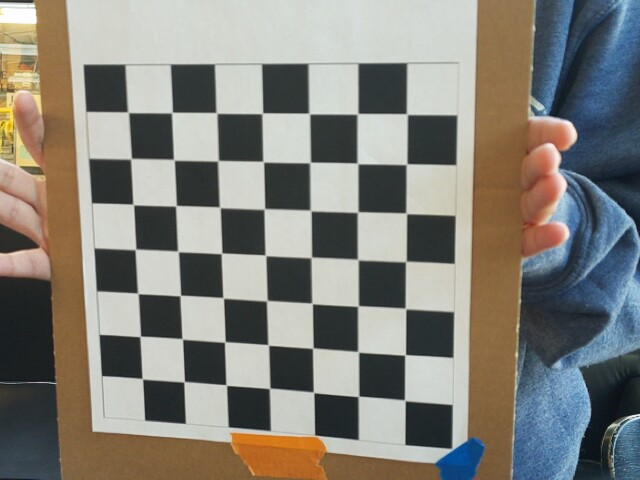
#> input picture chesssboard/converted/photo_1754076298.png, 640 x 480 px; its folder holds only this picture in this run
$ python camclib.py
#> lines starting #> are read from the running program, lines starting #| are printed output that depends on the picture; long printed decimals are rounded
import cv2
import numpy as np
# corners of the square blocks (vertical and horizontal)
Ch_Dim = (7, 7)
Sq_size = 25  #milimeters
criteria = (cv2.TERM_CRITERIA_EPS + cv2.TERM_CRITERIA_MAX_ITER, 30, 0.001)


obj_3D = np.zeros((Ch_Dim[0] * Ch_Dim[1], 3), np.float32)
index = 0
for i in range(Ch_Dim[0]):
    for j in range(Ch_Dim[1]):
        obj_3D[index][0] = i * Sq_size
        obj_3D[index][1] = j * Sq_size
        index += 1
#print(obj_3D)
obj_points_3D = []  # 3d point in real world space
img_points_2D = []  # 2d points in image plane.


import glob
image_files = glob.glob("converted/*.png")

print(len(image_files))

for image in image_files:
    #print(image)

    img = cv2.imread(image)
#> img is the input picture: shape (480, 640, 3); mean B, G, R 121.5, 128.6, 130.6
    if img is None:
        print("No Image Found")
    image = cv2.cvtColor(img, cv2.COLOR_RGB2BGR)


    gray = cv2.cvtColor(image, cv2.COLOR_BGR2GRAY)
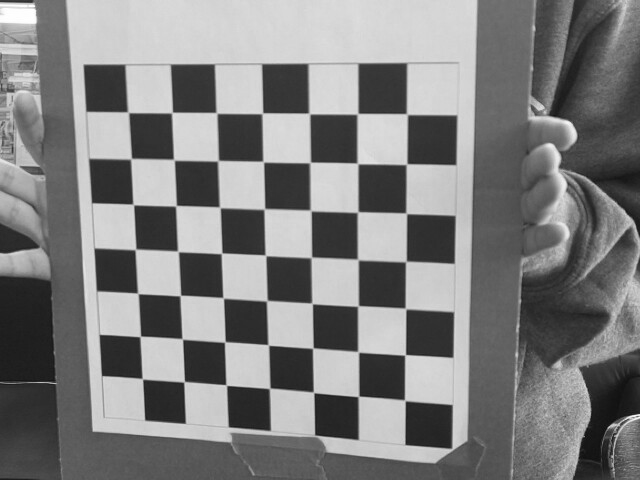
#> gray: shape (480, 640); min 13, max 255, mean 126.7
    ret, corners = cv2.findChessboardCorners(gray, Ch_Dim, None)
#> ret = True; corners = 49 rows, first 8: [142.4, 378.8], [140.4, 336.3], [137.7, 293.4], [135.4, 249.4], [133.2, 204.4], [131.5, 158.2], [128.3, 112.4], [184.1, 381.8]
    #print(f"Found corners in {image}") if ret else print(f"No corners found in {image}")

    if ret == True:
        obj_points_3D.append(obj_3D.copy())
        corners2 = cv2.cornerSubPix(gray, corners, (3, 3), (-1, -1), criteria)
#> corners2 = 49 rows, first 8: [142.4, 378.8], [140.3, 336.4], [137.8, 293.4], [135.4, 249.4], [133.3, 204.5], [131.2, 158.5], [128.2, 112.3], [184.2, 381.7]
        img_points_2D.append(corners2)

        img = cv2.drawChessboardCorners(image, Ch_Dim, corners2, ret)
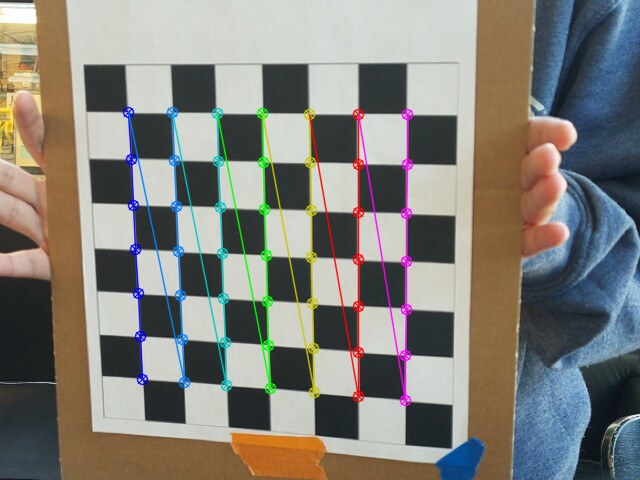
#> img: shape (480, 640, 3); mean R, G, B 129.6, 127.9, 121.2
#print(f"Images with successful detections: {len(obj_points_3D)}")
if len(obj_points_3D) == 0:
    #print("No corners were detected. Check your chessboard dimensions or image quality.")
    exit()

ret, mtx, dist_coeff, R_vecs, T_vecs = cv2.calibrateCamera(obj_points_3D, img_points_2D, gray.shape[::-1], None, None)
#> ret = 0.25; mtx = [[861.5, 0, 302.1], [0, 876, 201.1], [0, 0, 1]]; dist_coeff = [[-0.0855, 1.23, 0.00142, 0.00112, 3.79]]; R_vecs = ([-2.92, -0.00962, 0.338],); T_vecs = ([-91.24, 99.82, 493.3],)
print("calibrated")

print(f"mtx: {mtx}")
#| mtx: [[861.536   0.         302.108]
#|  [  0.         876.013 201.104]
#|  [  0.           0.           1.        ]]
print(f"coeff: {dist_coeff}")
#| coeff: [[-8.55436647e-02  1.23475886e+00  1.41697157e-03  1.11651122e-03
#|    3.78630517e+00]]
print(f"ret: {ret}")
#| ret: 0.2502
print()
# print(R_vecs)
# print(T_vecs)

$ run again, on chesssboard/converted/photo_1754076327.png
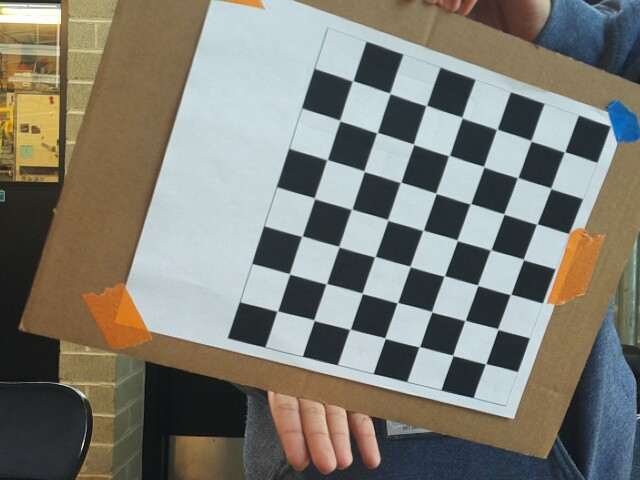
#> input picture chesssboard/converted/photo_1754076327.png, 640 x 480 px
#> img is the input picture: shape (480, 640, 3); mean B, G, R 115.7, 124.7, 126.3
#> `gray = cv2.cvtColor(image, cv2.COLOR_BGR2GRAY)`:
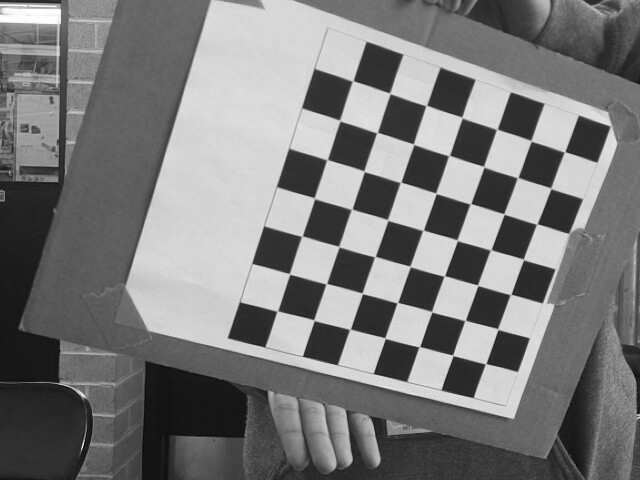
#> gray: shape (480, 640); min 2, max 255, mean 122.2
#> `ret, corners = cv2.findChessboardCorners(gray, Ch_Dim, None)`: ret = True; corners = 49 rows, first 8: [353.3, 80.58], [389.8, 93.3], [426.4, 105.4], [462.2, 117.5], [497, 129.2], [531.1, 140.8], [564.9, 151.7], [339.8, 120.6]
#> corners2 = 49 rows, first 8: [353, 80.7], [389.8, 93.33], [426.3, 105.5], [462.1, 117.5], [496.9, 129.2], [531.1, 140.8], [564.7, 151.8], [339.8, 120.6]
#> `img = cv2.drawChessboardCorners(image, Ch_Dim, corners2, ret)`:
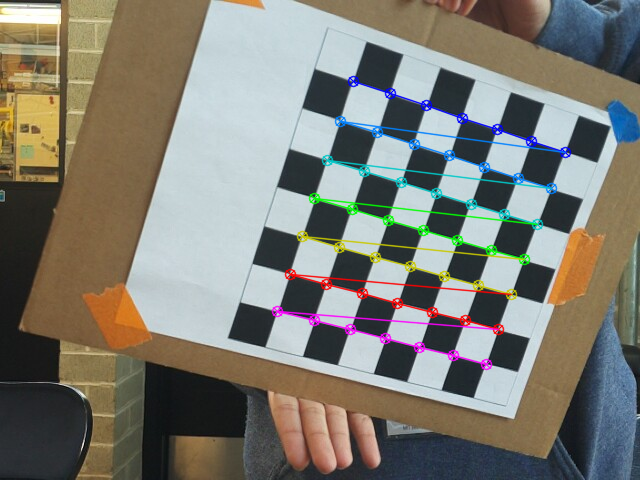
#> img: shape (480, 640, 3); mean R, G, B 125.7, 124.1, 115.4
#> `ret, mtx, dist_coeff, R_vecs, T_vecs = cv2.calibrateCamera(obj_points_..`: ret = 0.228; mtx = [[844.8, 0, 326.6], [0, 858.4, 197.7], [0, 0, 1]]; dist_coeff = [[0.214, -4.99, 0.00118, -0.0123, 46.43]]; R_vecs = ([1.83, 2.48, 0.473],); T_vecs = ([15.99, -69.81, 512.7],)
#| mtx: [[844.834   0.         326.625]
#|  [  0.         858.432 197.695]
#|  [  0.           0.           1.        ]]
#| coeff: [[ 2.14078885e-01 -4.99399882e+00  1.18040568e-03 -1.22843571e-02
#|    4.64258984e+01]]
#| ret: 0.2283

$ run again, on chesssboard/converted/photo_1754076330.png
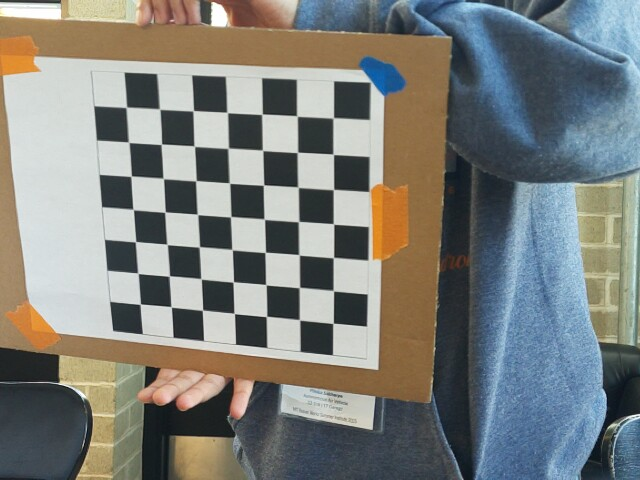
#> input picture chesssboard/converted/photo_1754076330.png, 640 x 480 px
#> img is the input picture: shape (480, 640, 3); mean B, G, R 123.8, 127.6, 125.3
#> `gray = cv2.cvtColor(image, cv2.COLOR_BGR2GRAY)`:
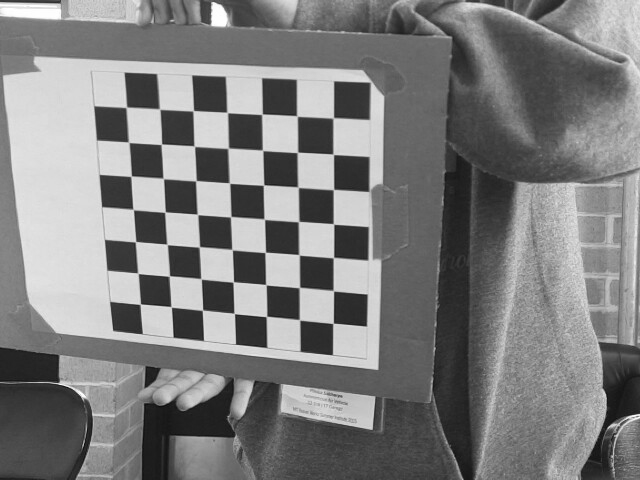
#> gray: shape (480, 640); min 10, max 255, mean 126.2
#> `ret, corners = cv2.findChessboardCorners(gray, Ch_Dim, None)`: ret = True; corners = 49 rows, first 8: [126.3, 107.3], [159.6, 109.1], [193.3, 110.6], [227.2, 112.5], [262.1, 114.1], [297, 116.1], [333.4, 117.7], [128.5, 142.1]
#> corners2 = 49 rows, first 8: [126.4, 107.3], [159.6, 109.1], [193.3, 110.7], [227.2, 112.4], [262.1, 114.2], [297, 116.1], [333.3, 117.8], [128.6, 142.2]
#> `img = cv2.drawChessboardCorners(image, Ch_Dim, corners2, ret)`:
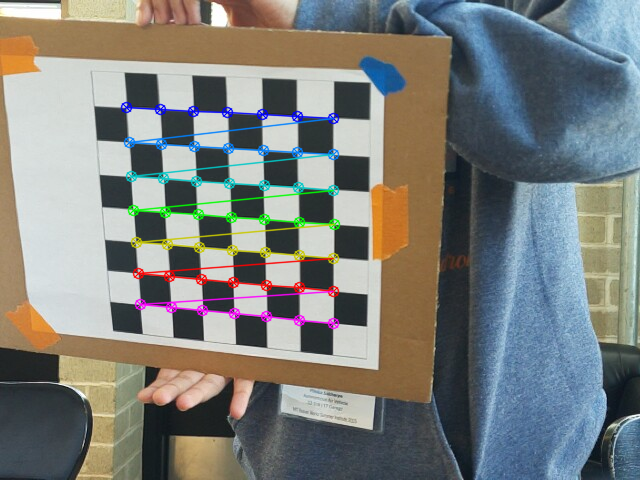
#> img: shape (480, 640, 3); mean R, G, B 124.5, 127, 123.6
#> `ret, mtx, dist_coeff, R_vecs, T_vecs = cv2.calibrateCamera(obj_points_..`: ret = 0.228; mtx = [[873.6, 0, 361.9], [0, 869.1, 197.7], [0, 0, 1]]; dist_coeff = [[0.468, -8.17, -0.0119, 0.0223, 50.99]]; R_vecs = ([-1.95, -2.02, -0.0889],); T_vecs = ([-166.4, -63.06, 613.9],)
#| mtx: [[873.568    0.         361.901]
#|  [  0.         869.051 197.689]
#|  [  0.           0.           1.        ]]
#| coeff: [[ 4.68449424e-01 -8.17278064e+00 -1.19055163e-02  2.22994789e-02
#|    5.09860479e+01]]
#| ret: 0.2285

$ run again, on chesssboard/converted/photo_1754076374.png
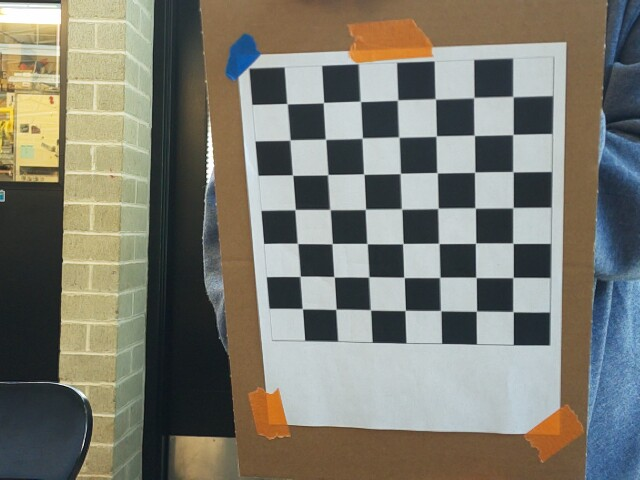
#> input picture chesssboard/converted/photo_1754076374.png, 640 x 480 px
#> img is the input picture: shape (480, 640, 3); mean B, G, R 112.1, 122.6, 123.6
#> `gray = cv2.cvtColor(image, cv2.COLOR_BGR2GRAY)`:
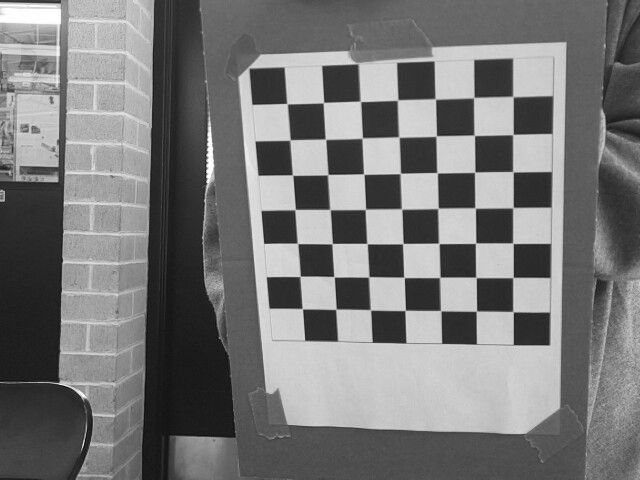
#> gray: shape (480, 640); min 8, max 255, mean 119.5
#> `ret, corners = cv2.findChessboardCorners(gray, Ch_Dim, None)`: ret = True; corners = 49 rows, first 8: [287.2, 103.8], [323.6, 102.5], [360.5, 101.4], [397.6, 100], [435.4, 98.91], [473.8, 97.53], [513.1, 96.72], [290, 140]
#> corners2 = 49 rows, first 8: [287.1, 103.7], [323.5, 102.5], [360.4, 101.4], [397.6, 100.1], [435.4, 98.93], [473.9, 97.55], [513, 96.65], [290.1, 139.9]
#> `img = cv2.drawChessboardCorners(image, Ch_Dim, corners2, ret)`:
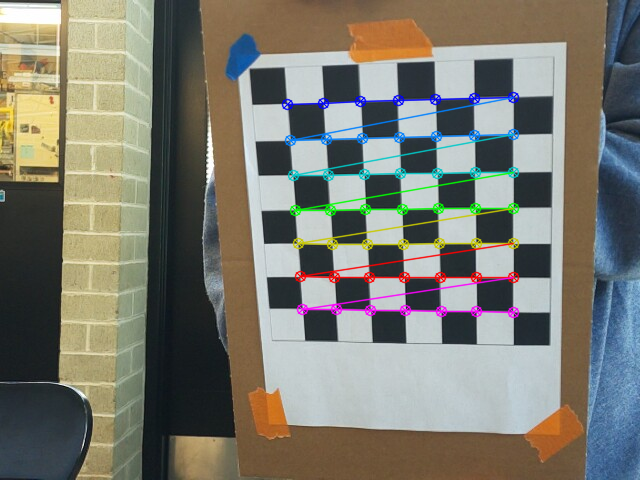
#> img: shape (480, 640, 3); mean R, G, B 123, 122.1, 111.8
#> `ret, mtx, dist_coeff, R_vecs, T_vecs = cv2.calibrateCamera(obj_points_..`: ret = 0.184; mtx = [[918.1, 0, 370.5], [0, 880.1, 310.8], [0, 0, 1]]; dist_coeff = [[0.123, -2.05, -0.00106, -0.00184, 9.76]]; R_vecs = ([-1.99, -1.96, -0.0932],); T_vecs = ([-55.73, -145.1, 618.4],)
#| mtx: [[918.074   0.         370.465]
#|  [  0.         880.119 310.828]
#|  [  0.           0.           1.        ]]
#| coeff: [[ 1.23142639e-01 -2.04731274e+00 -1.05905431e-03 -1.83543975e-03
#|    9.76375340e+00]]
#| ret: 0.1836

$ run again, on chesssboard/converted/photo_1754076307.png
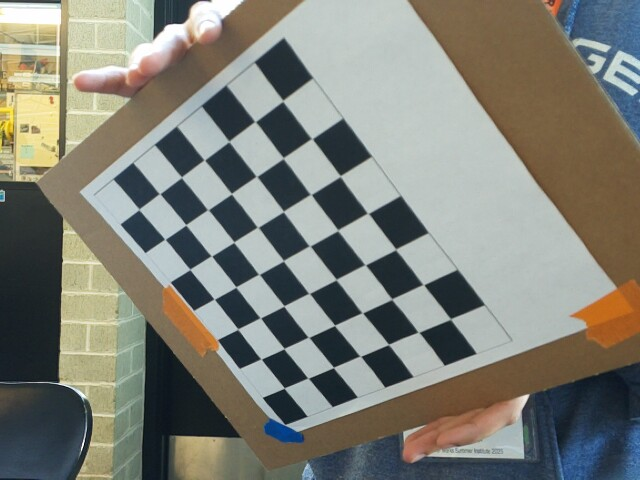
#> input picture chesssboard/converted/photo_1754076307.png, 640 x 480 px
#> img is the input picture: shape (480, 640, 3); mean B, G, R 119.2, 128.1, 127.3
#> `gray = cv2.cvtColor(image, cv2.COLOR_BGR2GRAY)`:
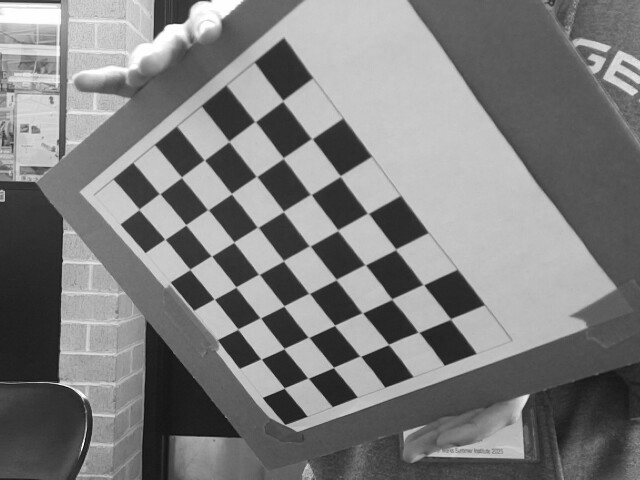
#> gray: shape (480, 640); min 3, max 255, mean 125.3
#> `ret, corners = cv2.findChessboardCorners(gray, Ch_Dim, None)`: ret = True; corners = 49 rows, first 8: [282.8, 100.8], [312.6, 138.7], [340.4, 175.6], [367.9, 213.4], [395.7, 249.4], [423.8, 284.7], [450.6, 318.9], [255.1, 121.6]
#> corners2 = 49 rows, first 8: [282.8, 100.7], [312.2, 138.7], [340.3, 175.8], [367.8, 213.3], [395.7, 249.3], [423.5, 284.7], [450.6, 318.9], [255.1, 121.6]
#> `img = cv2.drawChessboardCorners(image, Ch_Dim, corners2, ret)`:
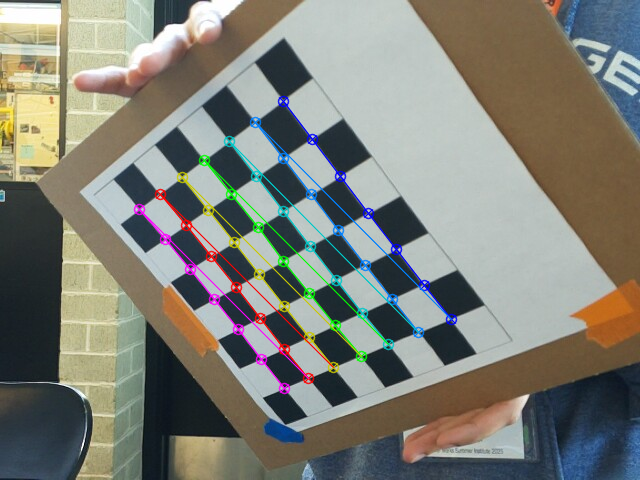
#> img: shape (480, 640, 3); mean R, G, B 126.9, 127.7, 119.1
#> `ret, mtx, dist_coeff, R_vecs, T_vecs = cv2.calibrateCamera(obj_points_..`: ret = 0.433; mtx = [[899.2, 0, 363.3], [0, 903.8, 178.9], [0, 0, 1]]; dist_coeff = [[0.0706, -8.68, -0.017, 0.0136, 136.4]]; R_vecs = ([-0.742, -2.39, -0.445],); T_vecs = ([-42.38, -40.89, 472.7],)
#| mtx: [[899.213   0.         363.284 ]
#|  [  0.         903.783 178.889 ]
#|  [  0.           0.           1.        ]]
#| coeff: [[ 7.06388436e-02 -8.67696466e+00 -1.69668641e-02  1.35705361e-02
#|    1.36352870e+02]]
#| ret: 0.4331
